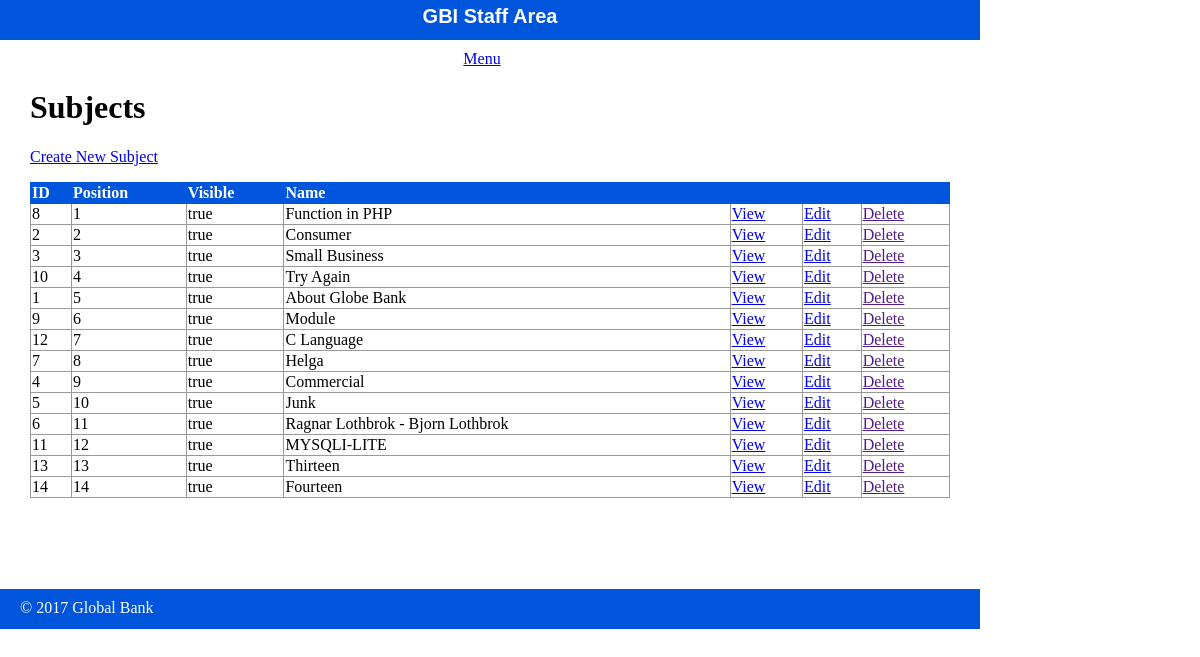
Page /public/staff/subjects/index.php on the committed database.
### tables this page shows
CREATE TABLE IF NOT EXISTS `subjects` (
  `id` int(11) NOT NULL AUTO_INCREMENT,
  `menu_name` varchar(255) DEFAULT NULL,
  `position` int(3) DEFAULT NULL,
  `visible` tinyint(1) DEFAULT NULL,
  PRIMARY KEY (`id`)
);

### private/functions.php (called while the page is built, shortened)
<?php
	function url_for($script_path) {
		if($script_path[0] != '/') {
			$script_path = "/" . $script_path;
		}
		return WWW_ROOT . $script_path;
}
	function u($string="") {
		return urlencode($string);
	}
	function h($string="") {
		return htmlspecialchars($string);
	}
?>

### private/query_functions.php (called while the page is built, shortened)
<?php
    function find_all_subjects() {
        global $db;
        $sql = "SELECT * FROM subjects ";
        $sql .= "ORDER BY position ASC";
        $result = mysqli_query($db, $sql);
        return $result;
    }
?>

### public/staff/subjects/index.php (the view, shortened to what this page needs)
<?php
  $subject_set = find_all_subjects();
?>
<?php include(SHARED_PATH . '/staff_header.php'); ?>
<div id="content">
  <div class="subjects listing">
    <h1>Subjects</h1>
    <div class="actions">
      <a class="action" href="<?php echo url_for('staff/subjects/new.php')?>">Create New Subject</a>
    </div>
  	<table class="list">
		<tr>
			<th>ID</th>
			<th>Position</th>
			<th>Visible</th>
			<th>Name</th>
			<th>&nbsp;</th>
			<th>&nbsp;</th>
			<th>&nbsp;</th>
		</tr>
		<?php while($subject = mysqli_fetch_assoc($subject_set)) { ?>
			<tr>
				<td><?php echo h($subject['id']); ?></td>
				<td><?php echo h($subject['position']); ?></td>
				<td><?php echo $subject['visible'] == 1 ? 'true' : 'false'; ?></td>
				<td><?php echo h($subject['menu_name']); ?></td>
				<td><a class="action" href="<?php echo url_for('/staff/subjects/show.php?id=' . h(u($subject['id'])))?>">View</a></td>
				<td><a class="action" href="<?php echo url_for('staff/subjects/edit.php?id=' . h(u($subject['id'])))?>">Edit</a></td>
				<td><a class="action" href="">Delete</a></td>
			</tr>
		<?php } ?>
  	</table>
  </div>
</div>
<?php include(SHARED_PATH . '/staff_footer.php'); ?>

### public/stylesheets/staff.css (style rules this page uses)
html { height: 100%; width: 100%; }
body { height: 980px; width: 100%; margin: 0; padding: 0; }
#content { width: 920px; min-height: 500px; padding: 0 30px; }
.actions { margin-bottom: 1em; }
table { border-collapse: collapse; vertical-align: top; }
table.list { width: 100%; }
table.list tr td { border: 1px solid #999999; }
table.list tr th { border: 1px solid #0055DD; background: #0055DD; color: white; text-align: left; }

### rows in the picture
subjects: id "8", position "1", visible "true", menu_name "Function in PHP"
subjects: id "2", position "2", visible "true", menu_name "Consumer"
subjects: id "3", position "3", visible "true", menu_name "Small Business"
subjects: id "10", position "4", visible "true", menu_name "Try Again"
subjects: id "1", position "5", visible "true", menu_name "About Globe Bank"
subjects: id "9", position "6", visible "true", menu_name "Module"
subjects: id "12", position "7", visible "true", menu_name "C Language"
subjects: id "7", position "8", visible "true", menu_name "Helga"
subjects: id "4", position "9", visible "true", menu_name "Commercial"
subjects: id "5", position "10", visible "true", menu_name "Junk"
subjects: id "6", position "11", visible "true", menu_name "Ragnar Lothbrok - Bjorn Lothbrok"
subjects: id "11", position "12", visible "true", menu_name "MYSQLI-LITE"
subjects: id "13", position "13", visible "true", menu_name "Thirteen"
subjects: id "14", position "14", visible "true", menu_name "Fourteen"
